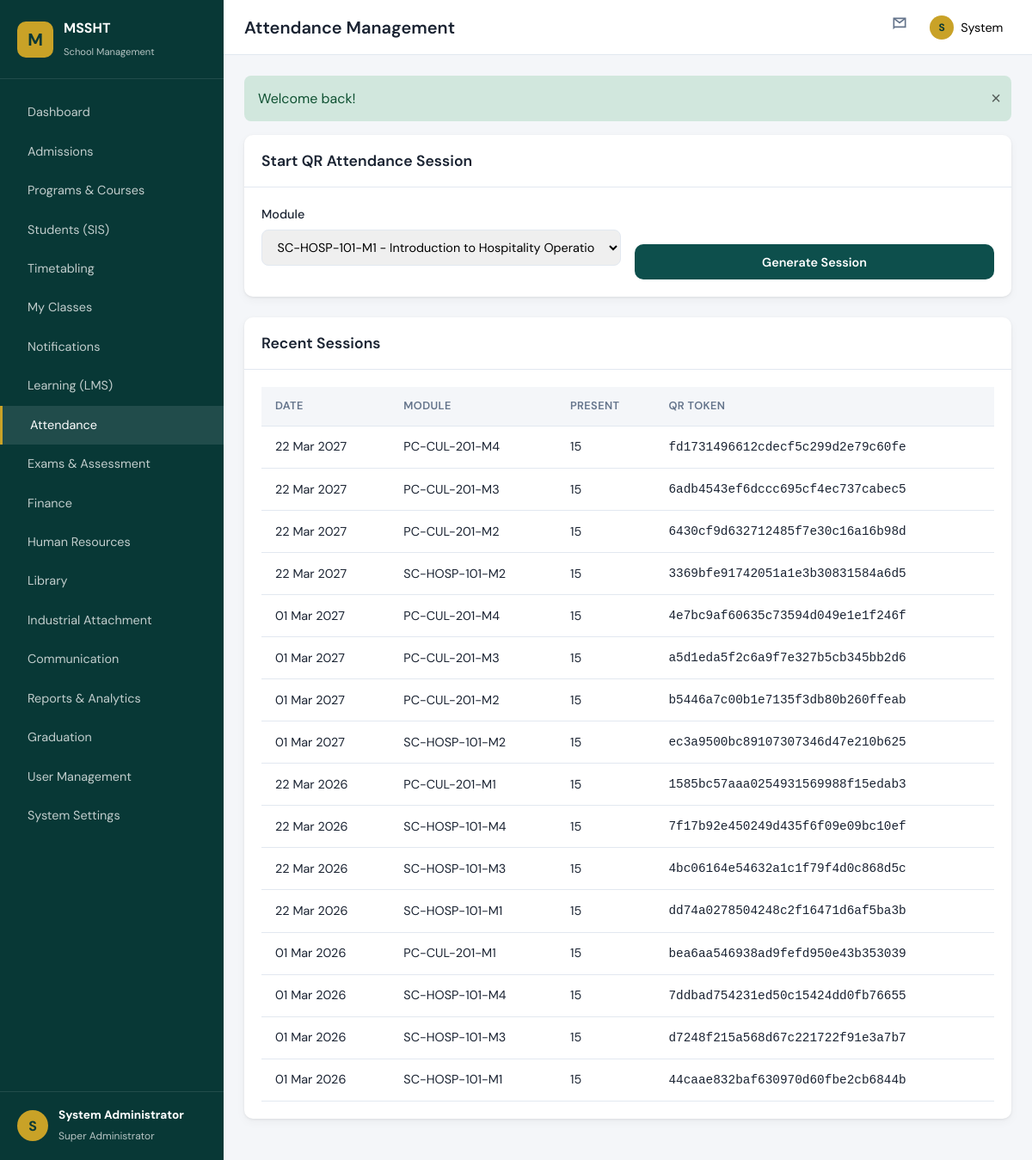
Screenshot of /modules/attendance/index.php (signed in) with the database file from the repository.
### tables this page shows
CREATE TABLE attendance_sessions (
    id INT UNSIGNED AUTO_INCREMENT PRIMARY KEY,
    module_id INT UNSIGNED NOT NULL,
    session_date DATE NOT NULL,
    qr_token VARCHAR(64) NOT NULL UNIQUE,
    created_by INT UNSIGNED NOT NULL,
    created_at TIMESTAMP DEFAULT CURRENT_TIMESTAMP,
    FOREIGN KEY (module_id) REFERENCES modules(id) ON DELETE CASCADE,
    FOREIGN KEY (created_by) REFERENCES users(id)
);

CREATE TABLE modules (
    id INT UNSIGNED AUTO_INCREMENT PRIMARY KEY,
    program_id INT UNSIGNED NOT NULL,
    code VARCHAR(20) NOT NULL,
    name VARCHAR(200) NOT NULL,
    credits DECIMAL(4,2) DEFAULT 0,
    semester TINYINT UNSIGNED DEFAULT 1,
    is_core TINYINT(1) DEFAULT 1,
    FOREIGN KEY (program_id) REFERENCES programs(id) ON DELETE CASCADE,
    UNIQUE KEY uk_program_module (program_id, code)
);

### includes/helpers.php (called while the page is built, shortened)
<?php
function e(?string $value): string
{
    return htmlspecialchars($value ?? '', ENT_QUOTES, 'UTF-8');
}
function formatDate(?string $date, string $format = 'd M Y'): string
{
    return date($format, strtotime($date));
}
    function getRoleModules(?string $roleKey): array
    {
        try {
            $db = getDB();
            $stmt = $db->prepare('SELECT module_permissions FROM roles WHERE role_key = ? AND status = "active" LIMIT 1');
            $stmt->execute([$roleKey]);
            $json = $stmt->fetchColumn();
            if ($json) {
                $decoded = json_decode((string) $json, true);
                if (is_array($decoded)) {
                    return array_values(array_filter($decoded, static fn ($module) => is_string($module) && $module !== ''));
                }
            }
        } catch (Exception $e) {
        }
        return DEFAULT_ROLE_MODULES[$roleKey] ?? [];
    }

### includes/auth.php (called while the page is built, shortened)
<?php
function currentUser(): ?array
{
    return $_SESSION['user'] ?? null;
}
function currentRole(): ?string
{
    $user = currentUser();
    return $user['role'] ?? null;
}
function getAccessibleModules(?int $userId = null): array
{
    $role = currentRole();
    $modules = getRoleModules($role);
    return array_values(array_unique($modules));
}

### modules/attendance/index.php (the view, shortened to what this page needs)
<?php
$db = getDB();
    ?>
    <?php
$sessions = $db->query(
    'SELECT s.*, m.code, m.name AS module_name,
            (SELECT COUNT(*) FROM attendance_records ar WHERE ar.session_id = s.id) AS present_count
     FROM attendance_sessions s
     JOIN modules m ON m.id = s.module_id ORDER BY s.session_date DESC LIMIT 30'
)->fetchAll();
$modules = $db->query('SELECT id, code, name FROM modules')->fetchAll();
require_once __DIR__ . '/../../includes/header.php';
?>
<div class="card">
    <div class="card-header"><h2>Start QR Attendance Session</h2></div>
    <div class="card-body">
        <form method="post" class="form-row" style="align-items:flex-end;">
            <div class="form-group">
                <label>Module</label>
                <select name="module_id" required>
                    <?php foreach ($modules as $m): ?>
                    <option value="<?= $m['id'] ?>"><?= e($m['code'] . ' - ' . $m['name']) ?></option>
                    <?php endforeach; ?>
                </select>
            </div>
            <button type="submit" class="btn btn-primary">Generate Session</button>
        </form>
    </div>
</div>
<div class="card">
    <div class="card-header"><h2>Recent Sessions</h2></div>
    <div class="card-body table-wrap">
        <table class="data-table">
            <thead><tr><th>Date</th><th>Module</th><th>Present</th><th>QR Token</th></tr></thead>
            <tbody>
            <?php foreach ($sessions as $s): ?>
            <tr>
                <td><?= formatDate($s['session_date']) ?></td>
                <td><?= e($s['code']) ?></td>
                <td><?= (int)$s['present_count'] ?></td>
                <td><code><?= e($s['qr_token']) ?></code></td>
            </tr>
            <?php endforeach; ?>
            </tbody>
        </table>
    </div>
</div>
<?php require_once __DIR__ . '/../../includes/footer.php'; ?>

### assets/css/main.css (style rules this page uses)
:root { --color-primary: #0d4f4c; --color-primary-dark: #083836; --color-primary-light: #1a7a75; --color-accent: #c9a227; --color-accent-light: #e8c547; --color-bg: #f4f6f9; --color-surface: #ffffff; --color-text: #1a2332; --color-text-muted: #64748b; --color-border: #e2e8f0; --color-danger: #dc3545; --color-success: #198754; --color-warning: #ffc107; --color-info: #0dcaf0; --sidebar-width: 260px; --topbar-height: 64px; --radius: 10px; --shadow: 0 1px 3px rgba(0,0,0,.08), 0 4px 12px rgba(0,0,0,.04); --font-sans: 'DM Sans', system-ui, sans-serif; --font-display: 'Playfair Display', Georgia, serif; }
*, *::before, *::after { box-sizing: border-box; margin: 0; padding: 0; }
html { font-size: 16px; scroll-behavior: smooth; }
body { font-family: var(--font-sans); color: var(--color-text); background: var(--color-bg); line-height: 1.6; }
.btn { display: inline-flex; align-items: center; justify-content: center; gap: .5rem; padding: .6rem 1.25rem; border-radius: var(--radius); font-weight: 600; font-size: .9rem; border: 2px solid transparent; cursor: pointer; transition: all .2s; font-family: inherit; }
.btn-primary { background: var(--color-primary); color: #fff; }
.card { background: var(--color-surface); border-radius: var(--radius); box-shadow: var(--shadow); margin-bottom: 1.5rem; }
.card-header { padding: 1rem 1.25rem; border-bottom: 1px solid var(--color-border); display: flex; align-items: center; justify-content: space-between; }
.card-header h2 { font-size: 1.1rem; font-weight: 600; }
.card-body { padding: 1.25rem; }
.table-wrap { overflow-x: auto; }
table.data-table { width: 100%; border-collapse: collapse; font-size: .9rem; }
table.data-table th, table.data-table td { padding: .75rem 1rem; text-align: left; border-bottom: 1px solid var(--color-border); }
table.data-table th { background: var(--color-bg); font-weight: 600; font-size: .8rem; text-transform: uppercase; letter-spacing: .03em; color: var(--color-text-muted); }
.form-group { margin-bottom: 1rem; }
.form-group label { display: block; margin-bottom: .35rem; font-weight: 500; font-size: .9rem; }
.form-group input, .form-group select, .form-group textarea { width: 100%; padding: .65rem .85rem; border: 1px solid var(--color-border); border-radius: 8px; font-family: inherit; font-size: .9rem; transition: border-color .2s; }
.form-row { display: grid; grid-template-columns: repeat(auto-fit, minmax(200px, 1fr)); gap: 1rem; }

### rows the page displays
attendance_sessions: session_date "22 Mar 2027", module.code "PC-CUL-201-M4", present_count "15", qr_token "fd1731496612cdecf5c299d2e79c60fe"
attendance_sessions: session_date "22 Mar 2027", module.code "PC-CUL-201-M3", present_count "15", qr_token "6adb4543ef6dccc695cf4ec737cabec5"
attendance_sessions: session_date "22 Mar 2027", module.code "PC-CUL-201-M2", present_count "15", qr_token "6430cf9d632712485f7e30c16a16b98d"
attendance_sessions: session_date "22 Mar 2027", module.code "SC-HOSP-101-M2", present_count "15", qr_token "3369bfe91742051a1e3b30831584a6d5"
attendance_sessions: session_date "01 Mar 2027", module.code "PC-CUL-201-M4", present_count "15", qr_token "4e7bc9af60635c73594d049e1e1f246f"
attendance_sessions: session_date "01 Mar 2027", module.code "PC-CUL-201-M3", present_count "15", qr_token "a5d1eda5f2c6a9f7e327b5cb345bb2d6"
attendance_sessions: session_date "01 Mar 2027", module.code "PC-CUL-201-M2", present_count "15", qr_token "b5446a7c00b1e7135f3db80b260ffeab"
attendance_sessions: session_date "01 Mar 2027", module.code "SC-HOSP-101-M2", present_count "15", qr_token "ec3a9500bc89107307346d47e210b625"
attendance_sessions: session_date "22 Mar 2026", module.code "PC-CUL-201-M1", present_count "15", qr_token "1585bc57aaa0254931569988f15edab3"
attendance_sessions: session_date "22 Mar 2026", module.code "SC-HOSP-101-M4", present_count "15", qr_token "7f17b92e450249d435f6f09e09bc10ef"
attendance_sessions: session_date "22 Mar 2026", module.code "SC-HOSP-101-M3", present_count "15", qr_token "4bc06164e54632a1c1f79f4d0c868d5c"
attendance_sessions: session_date "22 Mar 2026", module.code "SC-HOSP-101-M1", present_count "15", qr_token "dd74a0278504248c2f16471d6af5ba3b"
attendance_sessions: session_date "01 Mar 2026", module.code "PC-CUL-201-M1", present_count "15", qr_token "bea6aa546938ad9fefd950e43b353039"
attendance_sessions: session_date "01 Mar 2026", module.code "SC-HOSP-101-M4", present_count "15", qr_token "7ddbad754231ed50c15424dd0fb76655"
attendance_sessions: session_date "01 Mar 2026", module.code "SC-HOSP-101-M3", present_count "15", qr_token "d7248f215a568d67c221722f91e3a7b7"
attendance_sessions: session_date "01 Mar 2026", module.code "SC-HOSP-101-M1", present_count "15", qr_token "44caae832baf630970d60fbe2cb6844b"

### other values shown
$item['label'] "Dashboard"
$item['label'] "Admissions"
$item['label'] "Programs & Courses"
$item['label'] "Students (SIS)"
$item['label'] "Timetabling"
$item['label'] "My Classes"
$item['label'] "Notifications"
$item['label'] "Learning (LMS)"
$item['label'] "Attendance"
$item['label'] "Exams & Assessment"
$item['label'] "Finance"
$item['label'] "Human Resources"
$item['label'] "Library"
$item['label'] "Industrial Attachment"
$item['label'] "Communication"
